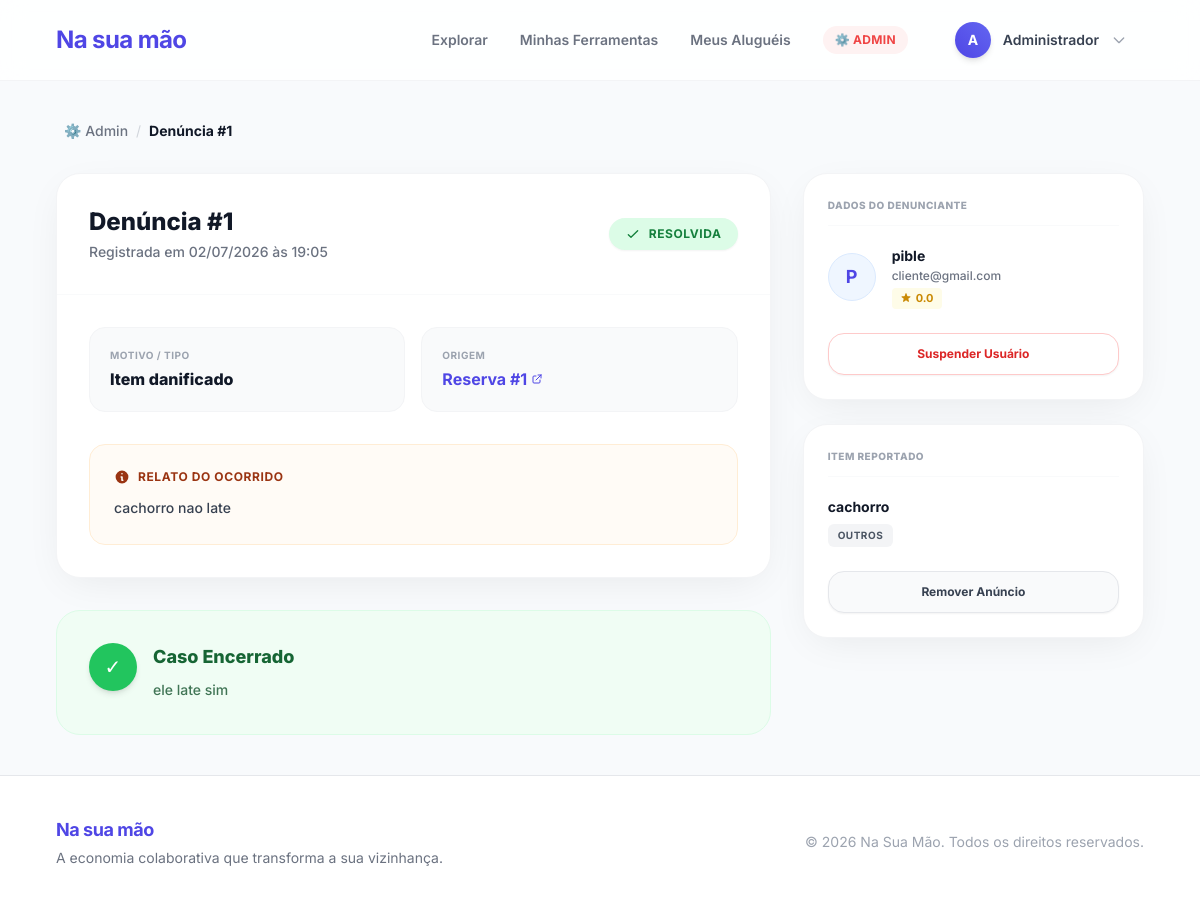
The app's page /admin/denuncias/1 (signed in) with its own data.
### models/models.py (models this page shows)
class Usuario(Base):
    __tablename__ = "usuarios"
    id_usuario = Column(Integer, primary_key=True, index=True)
    nome = Column(String(100), nullable=False)
    email = Column(String(100), unique=True, index=True, nullable=False)
    senha = Column(String(255), nullable=False)
    cpf = Column(String(14), unique=True, nullable=False)
    cep = Column(String(9), nullable=True)
    telefone = Column(String(15), nullable=True)
    reputacao_acumulada = Column(Numeric(3, 1), default=0.0)
    tipo_perfil = Column(SAEnum(TipoPerfil), default=TipoPerfil.AMBOS)
    data_cadastro = Column(DateTime(timezone=True), server_default=func.now())
    latitude = Column(Float, nullable=True)
    longitude = Column(Float, nullable=True)
    data_nascimento = Column(Date, nullable=False)
    bairro = Column(String(100), nullable=True)
    endereco = Column(String(255), nullable=True)
    foto = Column(String(255), nullable=True)
    total_alugueis = Column(Integer, default=0)
    status_conta = Column(String(20), default="ativo")
    is_admin = Column(Boolean, default=False)
    ferramentas = relationship("Ferramenta", back_populates="locador")
    reservas_como_locatario = relationship("Reserva", back_populates="locatario", foreign_keys="Reserva.id_locatario")

class Denuncia(Base):
    __tablename__ = "denuncias"
    id_denuncia = Column(Integer, primary_key=True, index=True)
    id_reserva = Column(Integer, ForeignKey("reservas.id_reserva"), nullable=False)
    id_denunciante = Column(Integer, ForeignKey("usuarios.id_usuario"), nullable=False)
    motivo = Column(Text, nullable=False)
    descricao = Column(Text, nullable=False)
    foto_evidencia = Column(String(255), nullable=True)
    status_denuncia = Column(SAEnum(StatusDenuncia), default=StatusDenuncia.PENDENTE)
    resolucao = Column(Text, nullable=True)
    data_abertura = Column(DateTime(timezone=True), server_default=func.now())

class Ferramenta(Base):
    __tablename__ = "ferramentas"
    id_ferramenta = Column(Integer, primary_key=True, index=True)
    id_locador = Column(Integer, ForeignKey("usuarios.id_usuario"), nullable=False)
    id_categoria = Column(Integer, ForeignKey("categorias.id_categoria"), nullable=False)
    titulo = Column(String(100), nullable=False)
    descricao = Column(Text, nullable=False)
    voltagem = Column(SAEnum(Voltagem), default=Voltagem.MANUAL)
    estado_conservacao = Column(SAEnum(EstadoConservacao), default=EstadoConservacao.BOM)
    preco_diaria = Column(Numeric(10, 2), nullable=False)
    status_ferramenta = Column(SAEnum(StatusFerramenta), default=StatusFerramenta.DISPONIVEL)
    foto1 = Column(String(255), nullable=True)
    foto2 = Column(String(255), nullable=True)
    foto3 = Column(String(255), nullable=True)
    foto4 = Column(String(255), nullable=True)
    foto5 = Column(String(255), nullable=True)
    locador = relationship("Usuario", back_populates="ferramentas")
    categoria = relationship("Categoria", back_populates="ferramentas")
    reservas = relationship("Reserva", back_populates="ferramenta")

class Categoria(Base):
    __tablename__ = "categorias"
    id_categoria = Column(Integer, primary_key=True, index=True)
    nome_categoria = Column(String(50), nullable=False)
    ferramentas = relationship("Ferramenta", back_populates="categoria")

### src/controllers/admin_controller.py (the view)
@router.get("/denuncias/{denuncia_id}", response_class=HTMLResponse)
async def detalhe_denuncia(request: Request, denuncia_id: int, db: Session = Depends(get_db), admin: Usuario = Depends(require_admin)):
    denuncia = denuncia_repository.buscar_por_id(db, denuncia_id)
    if not denuncia:
        return RedirectResponse("/admin/", status_code=302)
    reserva = db.query(Reserva).filter(Reserva.id_reserva == denuncia.id_reserva).first()
    return templates.TemplateResponse("admin/denuncia_detalhe.html", {
        "request": request, "usuario": admin, "denuncia": denuncia, "reserva": reserva
    })

### templates/admin/denuncia_detalhe.html (shortened to what this page needs)
{% extends "base.html" %}
{% block content %}
<div class="flex items-center gap-2 text-sm text-gray-500 mb-8 px-2">
  <a href="/admin/" class="hover:text-primary-600 font-medium transition-colors">⚙️ Admin</a>
  <span class="text-gray-300">/</span>
  <span class="text-gray-900 font-bold">Denúncia #{{ denuncia.id_denuncia }}</span>
</div>
<div class="grid grid-cols-1 lg:grid-cols-3 gap-8">
  <div class="lg:col-span-2 space-y-8">
    <div class="bg-white rounded-3xl shadow-soft border border-gray-100 overflow-hidden">
      <div class="p-8 border-b border-gray-50 flex flex-wrap items-center justify-between gap-4">
        <div>
          <h1 class="text-2xl font-extrabold text-gray-900 mb-1">Denúncia #{{ denuncia.id_denuncia }}</h1>
          <p class="text-sm text-gray-500 font-medium">
            Registrada em
            {{ denuncia.data_abertura.strftime('%d/%m/%Y às %H:%M') if denuncia.data_abertura else 'Data indisponível' }}
          </p>
        </div>
        {% if denuncia.status_denuncia.value in ['Pendente', 'Em Análise'] %}
          <span class="bg-orange-100 text-orange-700 px-4 py-2 rounded-full text-xs font-bold uppercase tracking-wider flex items-center gap-2 shadow-sm">
            <svg class="w-4 h-4" fill="none" stroke="currentColor" viewBox="0 0 24 24"><path stroke-linecap="round" stroke-linejoin="round" stroke-width="2" d="M12 8v4m0 4h.01M21 12a9 9 0 11-18 0 9 9 0 0118 0z"></path></svg>
            {{ denuncia.status_denuncia.value }}
          </span>
        {% else %}
          <span class="bg-green-100 text-green-700 px-4 py-2 rounded-full text-xs font-bold uppercase tracking-wider flex items-center gap-2 shadow-sm">
            <svg class="w-4 h-4" fill="none" stroke="currentColor" viewBox="0 0 24 24"><path stroke-linecap="round" stroke-linejoin="round" stroke-width="2" d="M5 13l4 4L19 7"></path></svg>
            {{ denuncia.status_denuncia.value }}
          </span>
        {% endif %}
      </div>
      <div class="p-8">
        <div class="grid grid-cols-1 sm:grid-cols-2 gap-4 mb-8">
          <div class="bg-gray-50 rounded-2xl p-5 border border-gray-100">
            <p class="text-[10px] text-gray-400 font-bold uppercase tracking-wider mb-1">Motivo / Tipo</p>
            <p class="font-extrabold text-gray-900">{{ denuncia.motivo }}</p>
          </div>
          <div class="bg-gray-50 rounded-2xl p-5 border border-gray-100">
            <p class="text-[10px] text-gray-400 font-bold uppercase tracking-wider mb-1">Origem</p>
            <a href="/reservas/{{ denuncia.id_reserva }}"
               class="font-bold text-primary-600 hover:text-primary-700 inline-flex items-center gap-1 transition-colors">
              Reserva #{{ denuncia.id_reserva }}
              <svg class="w-3 h-3" fill="none" stroke="currentColor" viewBox="0 0 24 24"><path stroke-linecap="round" stroke-linejoin="round" stroke-width="2" d="M10 6H6a2 2 0 00-2 2v10a2 2 0 002 2h10a2 2 0 002-2v-4M14 4h6m0 0v6m0-6L10 14"></path></svg>
            </a>
          </div>
        </div>
        <div class="bg-orange-50/50 border border-orange-100 rounded-2xl p-6">
          <h3 class="text-xs font-bold text-orange-800 uppercase tracking-wider mb-3 flex items-center gap-2">
            <svg class="w-4 h-4" fill="currentColor" viewBox="0 0 20 20"><path fill-rule="evenodd" d="M18 10a8 8 0 11-16 0 8 8 0 0116 0zm-7-4a1 1 0 11-2 0 1 1 0 012 0zM9 9a1 1 0 000 2v3a1 1 0 001 1h1a1 1 0 100-2v-3a1 1 0 00-1-1H9z" clip-rule="evenodd"></path></svg>
            Relato do Ocorrido
          </h3>
          <p class="text-sm text-gray-700 leading-relaxed font-medium">{{ denuncia.descricao }}</p>
        </div>
      </div>
    </div>
    {% if denuncia.status_denuncia.value in ['Pendente', 'Em Análise'] %}
    <div class="bg-white rounded-3xl shadow-soft border border-gray-100 p-8">
      <div class="flex items-center gap-3 mb-6">
        <div class="w-10 h-10 bg-primary-50 text-primary-600 rounded-full flex items-center justify-center text-lg">📝</div>
        <h2 class="font-extrabold text-gray-900 text-xl">Registrar Resolução</h2>
      </div>
      <form method="POST" action="/admin/denuncias/{{ denuncia.id_denuncia }}/resolver" class="space-y-6">
        <div>
          <label class="block text-[11px] font-bold text-gray-500 uppercase tracking-wider mb-2">
            Decisão e Ações Tomadas
          </label>
          <textarea name="resolucao" required rows="5"
                    placeholder="Descreva as medidas adotadas (ex: advertência enviada, reembolso processado...)"
                    class="w-full bg-gray-50 border border-gray-200 rounded-2xl px-5 py-4 text-sm focus:ring-2 focus:ring-green-500 focus:bg-white outline-none transition-all shadow-sm resize-none"></textarea>
        </div>
        <div class="bg-blue-50 border border-blue-100 rounded-2xl p-4 flex gap-3 text-sm text-blue-800">
          <svg class="w-5 h-5 flex-shrink-0 mt-0.5 text-blue-500" fill="currentColor" viewBox="0 0 20 20"><path fill-rule="evenodd" d="M18 10a8 8 0 11-16 0 8 8 0 0116 0zm-7-4a1 1 0 11-2 0 1 1 0 012 0zM9 9a1 1 0 000 2v3a1 1 0 001 1h1a1 1 0 100-2v-3a1 1 0 00-1-1H9z" clip-rule="evenodd"></path></svg>
          <p class="leading-relaxed">Após o envio, a denúncia será arquivada como "Resolvida" e o status do aluguel voltará para "Finalizado".</p>
        </div>
        <div class="flex flex-col sm:flex-row gap-4 pt-2">
          <button type="submit"
                  class="sm:flex-1 bg-green-600 hover:bg-green-700 text-white py-4 rounded-2xl font-bold text-sm transition-all shadow-md hover:shadow-lg transform hover:-translate-y-0.5">
            Concluir e Marcar como Resolvida
          </button>
          <a href="/admin/"
             class="sm:w-1/3 text-center bg-white border border-gray-200 text-gray-700 hover:bg-gray-50 py-4 rounded-2xl font-bold text-sm transition-colors shadow-sm">
            Voltar ao Painel
          </a>
        </div>
      </form>
    </div>
    {% else %}
    <div class="bg-green-50 border border-green-100 rounded-3xl p-8 flex gap-4 items-start">
      <div class="w-12 h-12 bg-green-500 text-white rounded-full flex items-center justify-center flex-shrink-0 text-xl shadow-md">✓</div>
      <div>
        <h2 class="font-extrabold text-green-800 text-lg mb-2">Caso Encerrado</h2>
        <p class="text-sm text-green-900/80 leading-relaxed font-medium">{{ denuncia.resolucao }}</p>
      </div>
    </div>
    {% endif %}
  </div>
  <div class="lg:col-span-1 space-y-6">
    <div class="bg-white rounded-3xl shadow-soft border border-gray-100 p-6">
      <h3 class="text-[10px] font-extrabold text-gray-400 uppercase tracking-wider mb-5 pb-3 border-b border-gray-50">
        Dados do Denunciante
      </h3>
      {% set denunciante = reserva.locatario
         if denuncia.id_denunciante == reserva.id_locatario
         else reserva.ferramenta.locador %}
      <div class="flex items-center gap-4 mb-6">
        <div class="w-12 h-12 rounded-full bg-primary-50 flex items-center justify-center font-bold text-primary-600 text-lg border border-primary-100">
          {{ denunciante.nome[0].upper() }}
        </div>
        <div>
          <p class="font-bold text-gray-900 text-sm mb-0.5">{{ denunciante.nome }}</p>
          <p class="text-xs text-gray-500 font-medium">{{ denunciante.email }}</p>
          <div class="flex items-center gap-1 text-[11px] font-bold text-yellow-600 bg-yellow-50 px-2 py-0.5 rounded w-fit mt-1">
            {{ "%.1f"|format(denunciante.reputacao_acumulada | float) }}
          </div>
        </div>
      </div>
      <form method="POST" action="/admin/usuarios/{{ denunciante.id_usuario }}/suspender">
        <button class="w-full bg-white hover:bg-red-600 text-red-600 hover:text-white border border-red-200 py-3 rounded-2xl text-xs font-bold transition-colors shadow-sm"
                onclick="return confirm('Tem certeza que deseja suspender este usuário?')">
          Suspender Usuário
        </button>
      </form>
    </div>
    <div class="bg-white rounded-3xl shadow-soft border border-gray-100 p-6">
      <h3 class="text-[10px] font-extrabold text-gray-400 uppercase tracking-wider mb-5 pb-3 border-b border-gray-50">
        Item Reportado
      </h3>
      <div class="mb-6">
        <p class="font-bold text-gray-900 text-sm mb-1 line-clamp-2">
          {{ reserva.ferramenta.titulo }}
        </p>
        <span class="inline-block bg-gray-100 text-gray-600 px-2.5 py-1 rounded-md text-[10px] font-bold uppercase tracking-wider">
          {{ reserva.ferramenta.categoria.nome_categoria }}
        </span>
      </div>
      <form method="POST" action="/admin/ferramentas/{{ reserva.ferramenta.id_ferramenta }}/remover">
        <button class="w-full bg-gray-50 hover:bg-gray-900 text-gray-700 hover:text-white border border-gray-200 py-3 rounded-2xl text-xs font-bold transition-colors shadow-sm"
                onclick="return confirm('Tem certeza que deseja remover este anúncio?')">
          Remover Anúncio
        </button>
      </form>
    </div>
  </div>
</div>
{% endblock %}

### templates/base.html (shortened to what this page needs)
<!DOCTYPE html>
<html lang="pt-PT">
<head>
  <script src="https://cdn.tailwindcss.com"></script>
</head>
<body class="bg-[#f8fafc] flex flex-col min-h-screen font-sans text-gray-800 antialiased selection:bg-primary-100 selection:text-primary-700">
<nav class="bg-white/85 backdrop-blur-md border-b border-gray-100 sticky top-0 z-50 transition-all duration-300">
  <div class="max-w-6xl mx-auto px-4 sm:px-6 lg:px-8">
    <div class="flex justify-between items-center h-20">
      <a href="/" class="flex items-center gap-2 text-2xl font-bold text-primary-600 hover:text-primary-700 transition tracking-tight">
        Na sua mão
      </a>
      <div class="hidden md:flex items-center gap-8">
        <a href="/" class="text-sm font-semibold text-gray-500 hover:text-primary-600 transition-colors">Explorar</a>
        {% if usuario %}
          <a href="/minhas-ferramentas" class="text-sm font-semibold text-gray-500 hover:text-primary-600 transition-colors">Minhas Ferramentas</a>
          <a href="/meus-alugueis" class="text-sm font-semibold text-gray-500 hover:text-primary-600 transition-colors">Meus Aluguéis</a>
          {% if usuario.is_admin %}
            <a href="/admin/" class="text-xs font-bold text-red-500 hover:text-red-600 bg-red-50 px-3 py-1.5 rounded-full transition-colors tracking-wide uppercase">⚙️ Admin</a>
          {% endif %}
          <div class="relative group ml-2">
            <button class="flex items-center gap-3 hover:bg-gray-50 p-1.5 pr-4 rounded-full border border-transparent hover:border-gray-200 transition-all cursor-pointer">
              <div class="w-9 h-9 rounded-full bg-gradient-to-tr from-primary-600 to-primary-500 text-white flex items-center justify-center font-bold text-sm shadow-md">
                {{ usuario.nome[0].upper() }}
              </div>
              <span class="text-sm font-semibold text-gray-700">{{ usuario.nome.split()[0] }}</span>
              <svg class="w-4 h-4 text-gray-400" fill="none" stroke="currentColor" viewBox="0 0 24 24"><path stroke-linecap="round" stroke-linejoin="round" stroke-width="2" d="M19 9l-7 7-7-7"></path></svg>
            </button>
          </div>
        {% endif %}
      </div>
    </div>
  </div>
</nav>
<main class="flex-grow max-w-6xl mx-auto w-full px-4 sm:px-6 lg:px-8 py-10">
  {% block content %}{% endblock %}
</main>
<footer class="bg-white border-t border-gray-200 mt-auto py-10">
  <div class="max-w-6xl mx-auto px-4 sm:px-6 lg:px-8 flex flex-col md:flex-row justify-between items-center gap-6">
    <div class="text-center md:text-left">
      <p class="font-bold text-lg text-primary-600 mb-1 tracking-tight">Na sua mão</p>
      <p class="text-gray-500 text-sm">A economia colaborativa que transforma a sua vizinhança.</p>
    </div>
    <div class="text-gray-400 text-sm text-center md:text-right">
      <p>© 2026 Na Sua Mão. Todos os direitos reservados.</p>
    </div>
  </div>
</footer>
</body>
</html>

### records on screen
Usuario: nome "A", nome "Administrador"
Denuncia: id_denuncia "1", data_abertura "02/07/2026 às 19:05", status_denuncia.value "RESOLVIDA", motivo "Item danificado", id_reserva "1", descricao "cachorro nao late", resolucao "ele late sim"
Usuario: nome "P", nome "pible", email "cliente@gmail.com", reputacao_acumulada "0.0"
Ferramenta: ferramenta.titulo "cachorro"
Categoria: ferramenta.categoria.nome_categoria "OUTROS"
